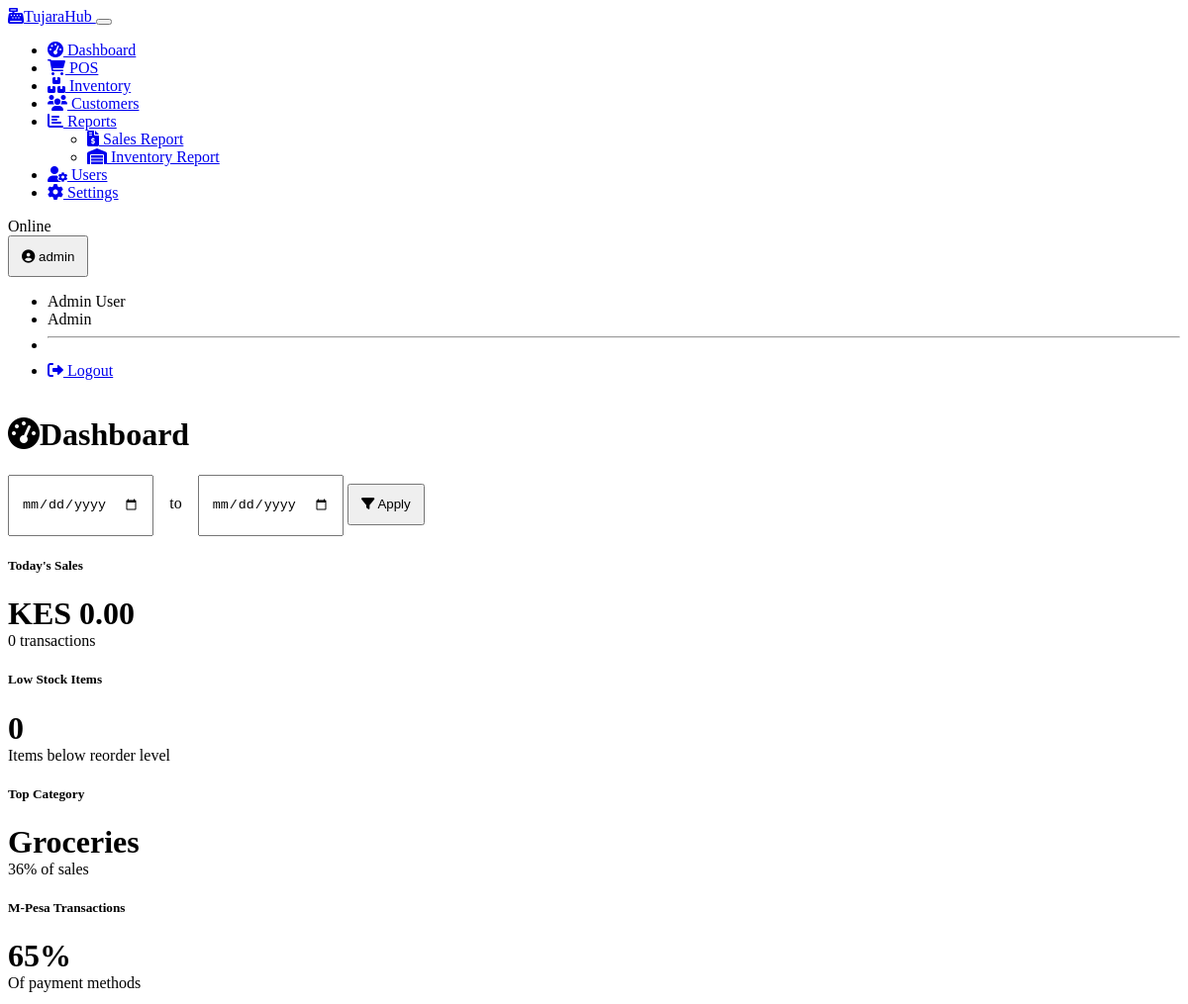
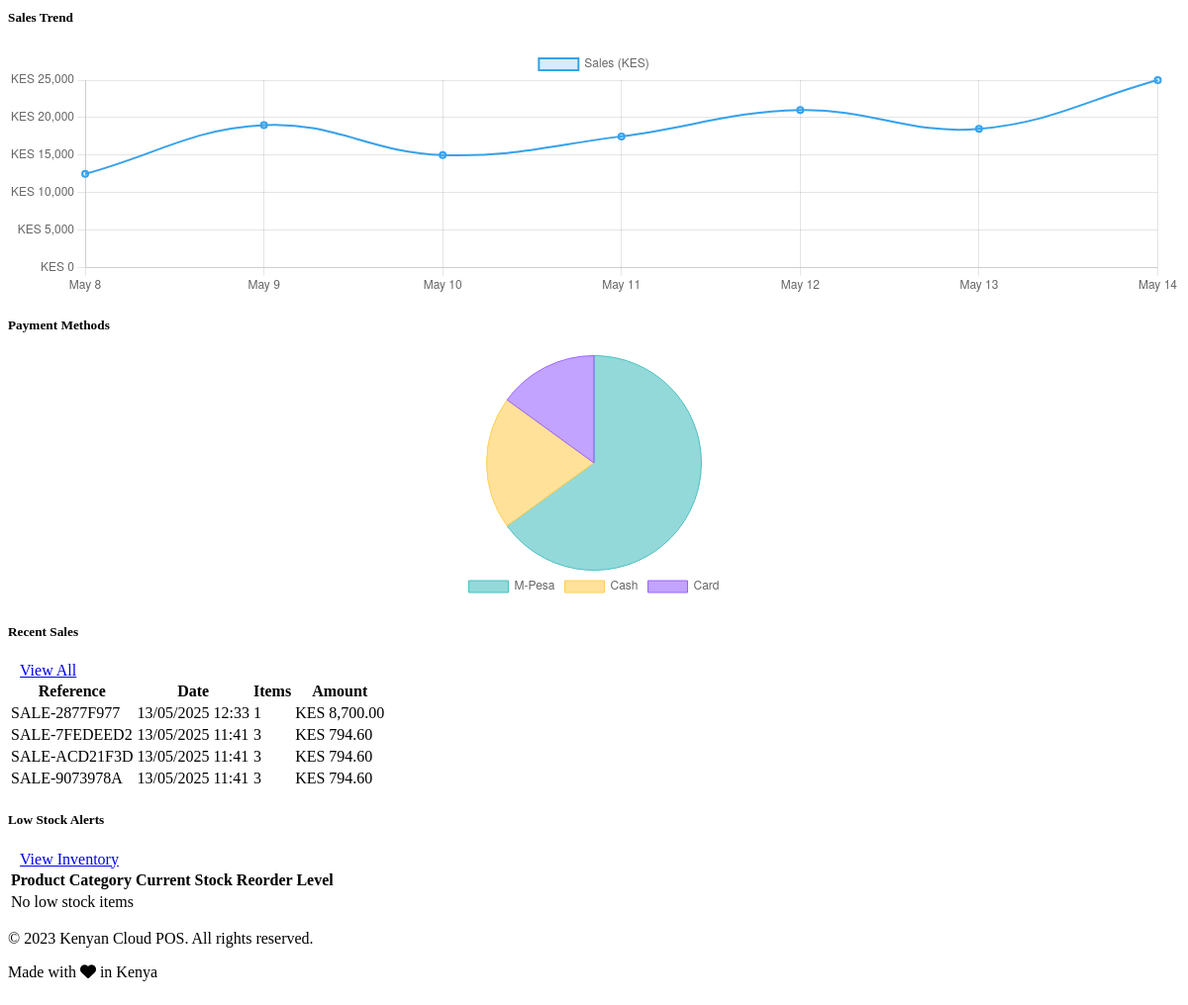
Page /dashboard (signed in) on the earlier database version (2 pictures, top to bottom).
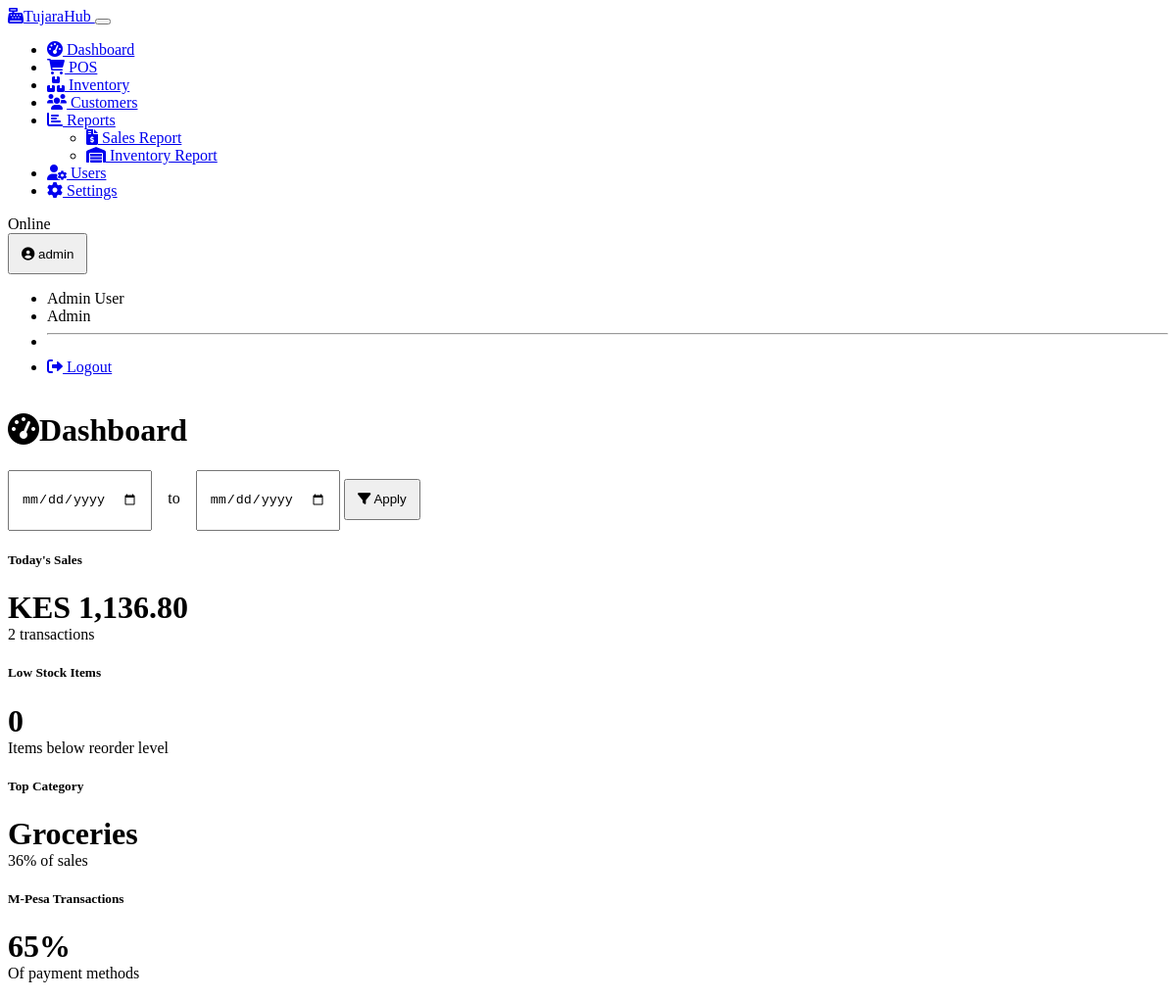
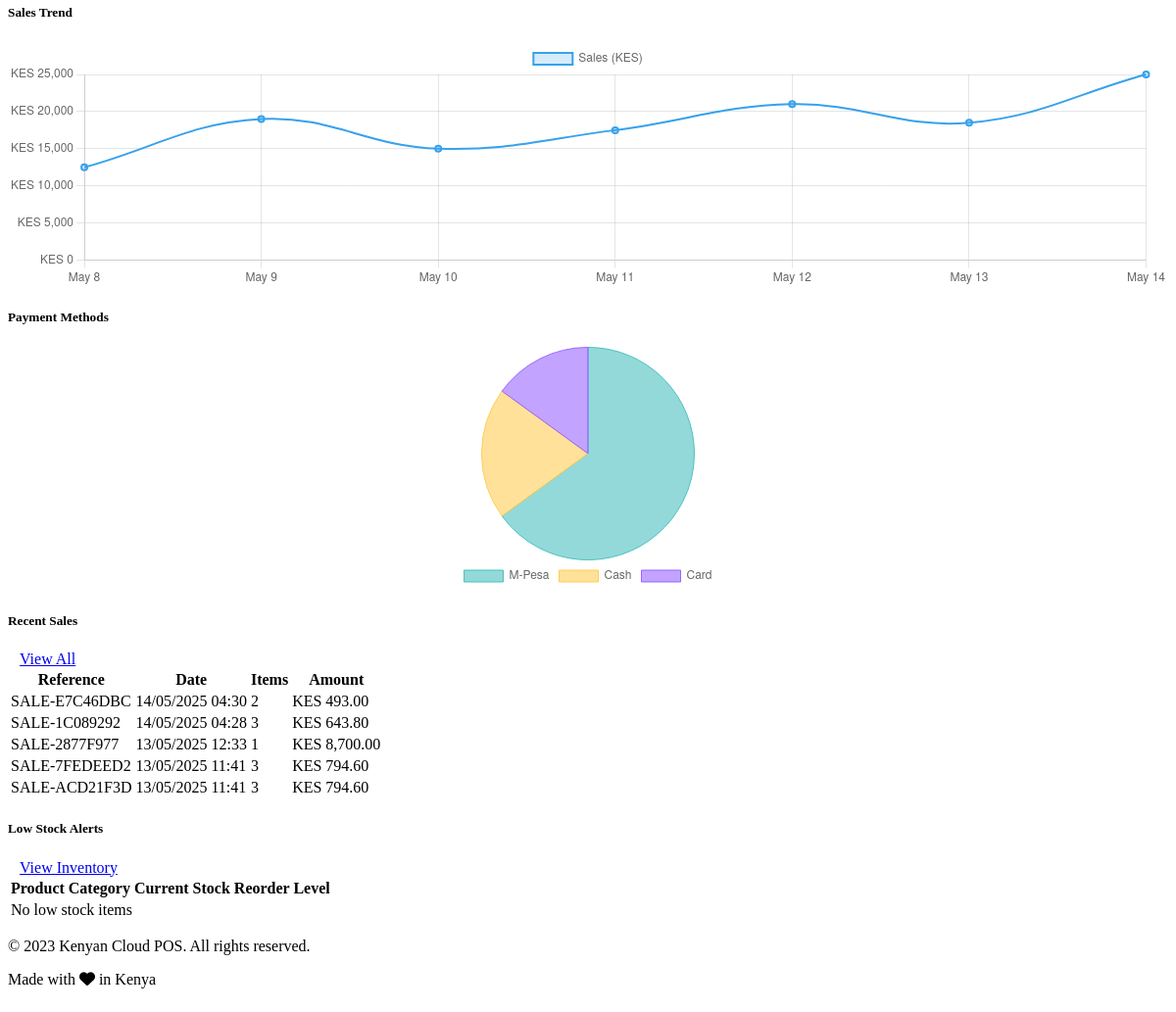
Same page on the later database version (2 pictures, top to bottom).
### models.py (models this page shows, shortened)
class Sale(db.Model):
    id = db.Column(db.Integer, primary_key=True)
    reference = db.Column(db.String(50), unique=True, nullable=False)
    sale_date = db.Column(db.DateTime, default=datetime.utcnow)
    subtotal = db.Column(db.Float, default=0.0)
    tax_amount = db.Column(db.Float, default=0.0)
    discount_amount = db.Column(db.Float, default=0.0)
    total_amount = db.Column(db.Float, nullable=False)
    status = db.Column(db.String(20), default='completed')  # completed, voided, returned
    notes = db.Column(db.Text)
    cashier_id = db.Column(db.Integer, db.ForeignKey('user.id'), nullable=False)
    customer_id = db.Column(db.Integer, db.ForeignKey('customer.id'))
    store_id = db.Column(db.Integer, db.ForeignKey('store.id'), nullable=False)
    items = db.relationship('SaleItem', backref='sale', lazy=True, cascade="all, delete-orphan")
    payments = db.relationship('Payment', backref='sale', lazy=True, cascade="all, delete-orphan")

### routes.py (the view)
    @app.route('/dashboard')
    @login_required
    @not_cashier_required
    def dashboard():
        store_id = session.get('store_id')
        today = datetime.now().date()
        tomorrow = today + timedelta(days=1)
        today_sales = Sale.query.filter(
            Sale.store_id == store_id,
            Sale.sale_date >= today,
            Sale.sale_date < tomorrow,
            Sale.status == 'completed'
        ).all()
        low_stock_items = (
            db.session.query(Product, Inventory)
            .join(Inventory, Product.id == Inventory.product_id)
            .filter(
                Inventory.store_id == store_id,
                Inventory.quantity <= Inventory.reorder_level
            )
            .all()
        )
        today_sales_count = len(today_sales)
        today_sales_amount = sum(sale.total_amount for sale in today_sales)
        low_stock_count = len(low_stock_items)
        recent_sales = (
            Sale.query
            .filter(Sale.store_id == store_id, Sale.status == 'completed')
            .order_by(Sale.sale_date.desc())
            .limit(5)
            .all()
        )
        return render_template(
            'dashboard.html',
            today_sales_count=today_sales_count,
            today_sales_amount=today_sales_amount,
            low_stock_count=low_stock_count,
            recent_sales=recent_sales,
            low_stock_items=low_stock_items
        )

### auth.py (called while the page is built)
def login_required(view):
    @wraps(view)
    def wrapped_view(**kwargs):
        if not session.get('user_id'):
            return redirect(url_for('login'))
        return view(**kwargs)
    return wrapped_view

def not_cashier_required(view):
    @wraps(view)
    def wrapped_view(**kwargs):
        if not session.get('user_id'):
            return redirect(url_for('login'))
        if session.get('role') == Role.EMPLOYEE:
            flash('Employees do not have access to this area.', 'danger')
            return redirect(url_for('pos'))
        return view(**kwargs)
    return wrapped_view

def load_logged_in_user():
    user_id = session.get('user_id')
    if user_id is None:
        g.user = None
    else:
        try:
            g.user = User.query.get(user_id)
        except Exception:
            g.user = None

### models.py (called while the page is built)
    @property
    def full_name(self):
        return f"{self.first_name} {self.last_name}"

### templates/dashboard.html (shortened to what the changed rows need)
{% extends 'base.html' %}
{% block content %}
<div class="container">
    <div class="d-flex justify-content-between align-items-center mb-4">
        <h1 class="mb-0"><i class="fas fa-tachometer-alt me-2"></i>Dashboard</h1>
    </div>
    <div class="row mb-4">
        <div class="col-md-3">
            <div class="card dashboard-card sales-card h-100">
                <div class="card-body">
                    <h5 class="card-title text-muted">Today's Sales</h5>
                    <div class="card-value text-success">KES {{ "{:,.2f}".format(today_sales_amount) }}</div>
                    <div class="text-muted">{{ today_sales_count }} transactions</div>
                </div>
            </div>
        </div>
    </div>
    <div class="row">
        <div class="col-md-6">
            <div class="card mb-4">
                <div class="card-body p-0">
                    <div class="table-responsive">
                        <table class="table table-hover mb-0">
                            <thead>
                                <tr>
                                    <th>Reference</th>
                                    <th>Date</th>
                                    <th>Items</th>
                                    <th class="text-end">Amount</th>
                                </tr>
                            </thead>
                            <tbody>
                                {% if recent_sales %}
                                    {% for sale in recent_sales %}
                                    <tr>
                                        <td>{{ sale.reference }}</td>
                                        <td>{{ sale.sale_date.strftime('%d/%m/%Y %H:%M') }}</td>
                                        <td>{{ sale.items|length }}</td>
                                        <td class="text-end">KES {{ "{:,.2f}".format(sale.total_amount) }}</td>
                                    </tr>
                                    {% endfor %}
                                {% else %}
                                    <tr>
                                        <td colspan="4" class="text-center py-3">No recent sales</td>
                                    </tr>
                                {% endif %}
                            </tbody>
                        </table>
                    </div>
                </div>
            </div>
        </div>
        <div class="col-md-6">
            <div class="card mb-4">
                <div class="card-body p-0">
                    <div class="table-responsive">
                        <table class="table table-hover mb-0">
                            <thead>
                                <tr>
                                    <th>Product</th>
                                    <th>Category</th>
                                    <th class="text-center">Current Stock</th>
                                    <th class="text-center">Reorder Level</th>
                                </tr>
                            </thead>
                        </table>
                    </div>
                </div>
            </div>
        </div>
    </div>
</div>
{% endblock %}

Differences in the rows shown:
no longer on this page (row unchanged): Sale: reference "SALE-9073978A", sale_date "13/05/2025 11:41", items|length "3", total_amount "794.60"
added Sale: reference "SALE-E7C46DBC", sale_date "14/05/2025 04:30", items|length "2", total_amount "493.00"
added Sale: reference "SALE-1C089292", sale_date "14/05/2025 04:28", items|length "3", total_amount "643.80"
Other differences:
{{ "{:,.2f}".format(today_sales_amount) }}: "0.00" → "1,136.80"
{{ today_sales_count }}: "0" → "2"
